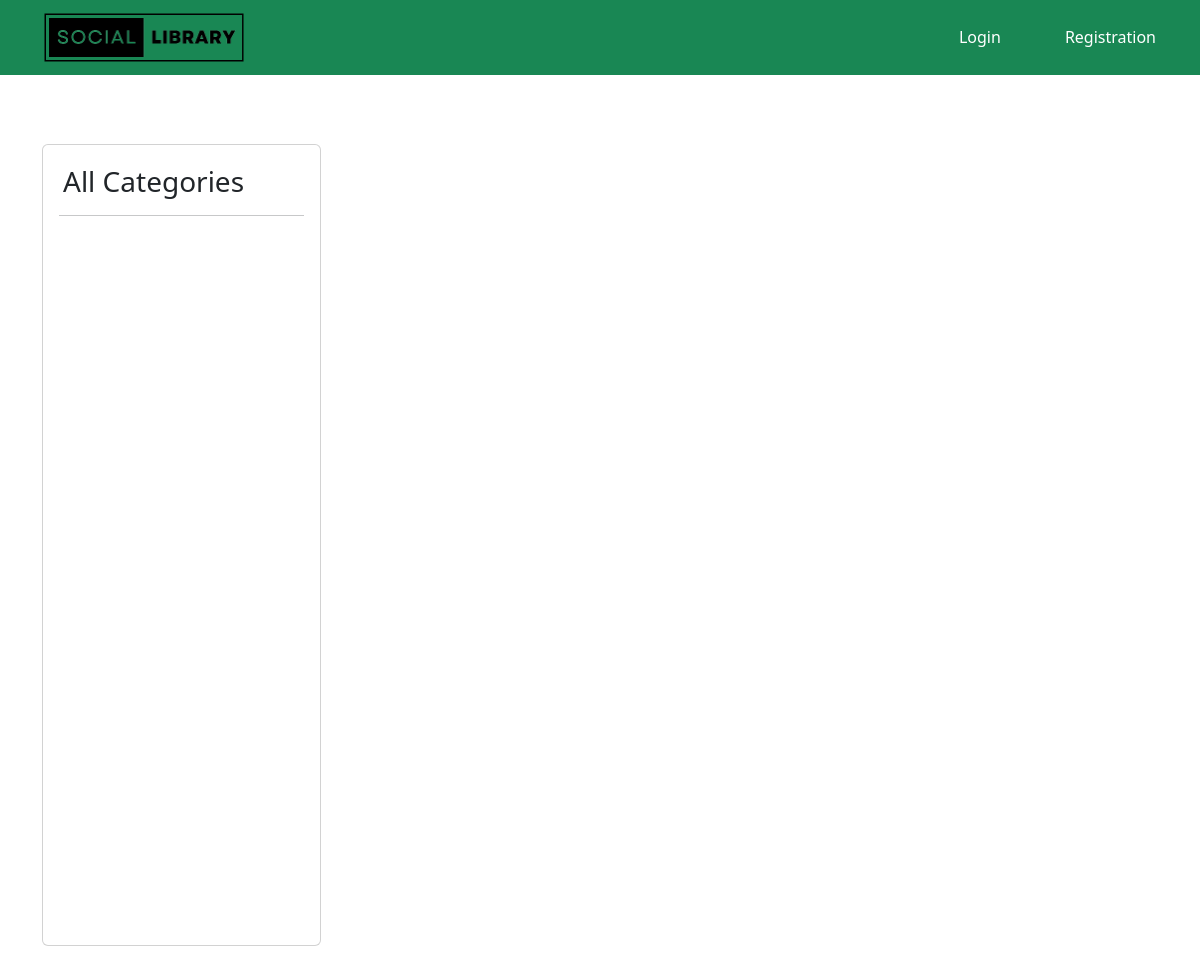
The page /view_category.php on the database as committed earlier.
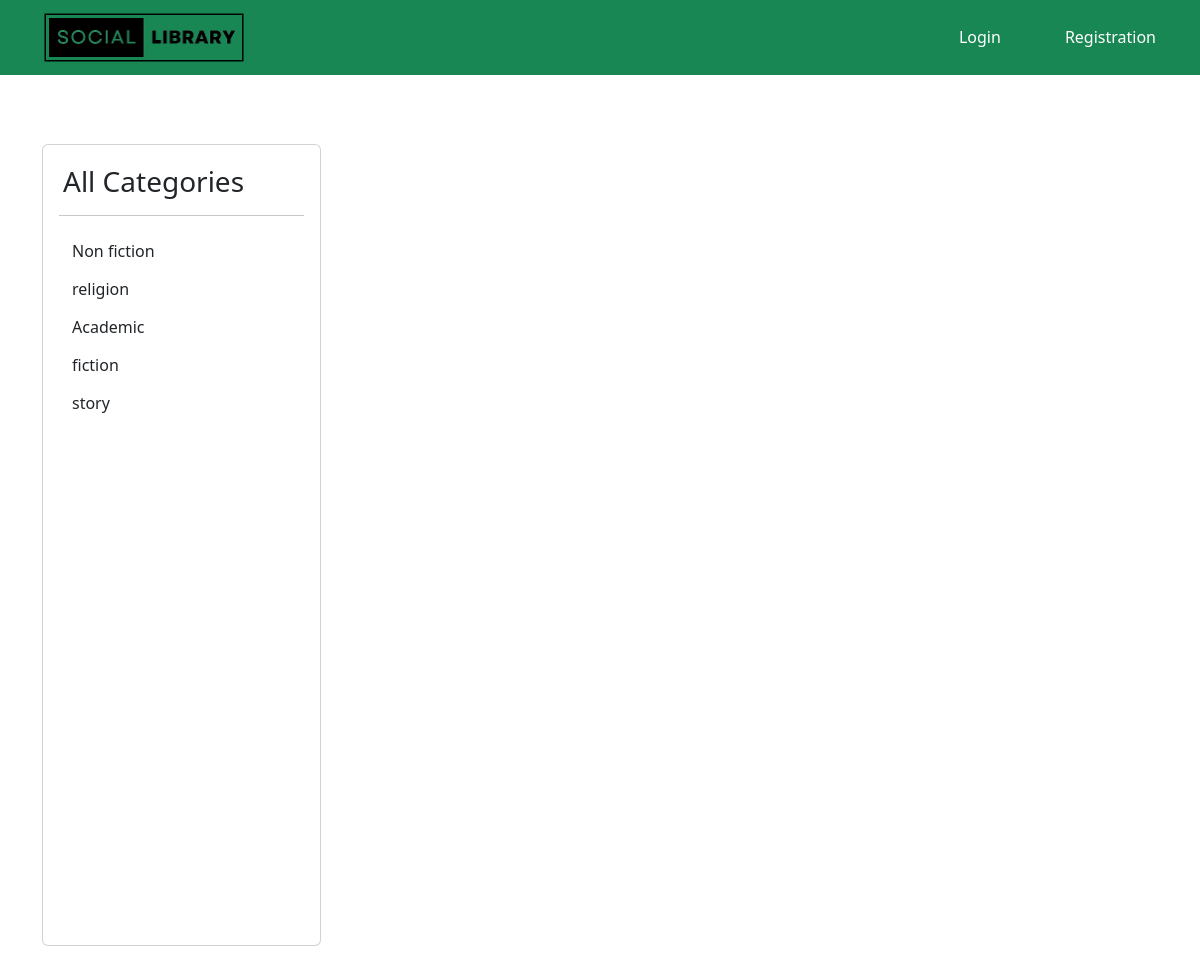
The same page on the database as committed later.
### tables this page shows
CREATE TABLE `categories` (
  `id` int(2) NOT NULL,
  `name` varchar(60) NOT NULL,
  `description` text NOT NULL,
  `image` varchar(128) NOT NULL,
  `created_at` timestamp NOT NULL DEFAULT current_timestamp()
);

### view_category.php (the view, shortened to what this page needs)
<?php
require 'connDB.php';
$query = "SELECT * FROM categories";
$result = $conn->query($query);
$cards = '';
if ($result->num_rows > 0) {
    while ($row = $result->fetch_assoc()) {
        $cards .= '<a href="view_category.php?id=' . $row['id'] . '" class="btn">' . $row['name'] . '</a><br>';
    }
}
?>
<!DOCTYPE html>
<html lang="en">
<head>
    <link rel="stylesheet" href="assets/css/bootstrap.min.css">
</head>
<body>
    <nav class="navbar navbar-expand-lg navbar-light bg-success fixed-top ">
        <div class="container-fluid">
            <a style="margin-left: 2rem;" class="navbar-brand" href="home.php">
                <img id="navbrand" src="assets/images/logo.png" alt="Logo">
            </a>
            <ul class="navbar-nav ms-auto mb-2 mb-lg-0">
                <?php if (isset($_SESSION['loggedin']) && $_SESSION['loggedin'] === true) : ?>
                    <li class="nav-item px-4">
                        <a class="nav-link active" href="profile.php">
                            <?php
                            if (isset($_SESSION['profilepic'])) {
                                $profilePic = $_SESSION['profilepic'];
                                echo '<img src="' . $profilePic . '" style="width: 40px; height: 40px;" class="img-fluid rounded-circle" alt="Profile Picture">';
                            } else {
                                echo '<svg xmlns="http://www.w3.org/2000/svg" width="20" height="20" fill="currentColor" class="bi bi-person-bounding-box" viewBox="0 0 16 16">
                                                <path d="M1.5 1a.5.5 0 0 0-.5.5v3a.5.5 0 0 1-1 0v-3A1.5 1.5 0 0 1 1.5 0h3a.5.5 0 0 1 0 1h-3zM11 .5a.5.5 0 0 1 .5-.5h3A1.5 1.5 0 0 1 16 1.5v3a.5.5 0 0 1-1 0v-3a.5.5 0 0 0-.5-.5h-3a.5.5 0 0 1-.5-.5zM.5 11a.5.5 0 0 1 .5.5v3a.5.5 0 0 0 .5.5h3a.5.5 0 0 1 0 1h-3A1.5 1.5 0 0 1 0 14.5v-3a.5.5 0 0 1 .5-.5zm15 0a.5.5 0 0 1 .5.5v3a1.5 1.5 0 0 1-1.5 1.5h-3a.5.5 0 0 1 0-1h3a.5.5 0 0 0 .5-.5v-3a.5.5 0 0 1 .5-.5z" />
                                                <path d="M3 14s-1 0-1-1 1-4 6-4 6 3 6 4-1 1-1 1H3zm8-9a3 3 0 1 1-6 0 3 3 0 0 1 6 0z" />
                                            </svg>';
                            }
                            ?>
                        </a>
                    </li>
                <?php else : ?>
                    <li class="nav-item px-4 ">
                        <a class="nav-link active text-white" href="login.php">Login</a>
                    </li>
                    <li class="nav-item px-4 ">
                        <a class="nav-link active text-white" href="register.php">Registration</a>
                    </li>
                <?php endif; ?>
            </ul>
        </div>
    </nav>
    <div class="container">
      <div class="row g-0 my-5">
        <div class="col-md-3 mt-5">
            <div class="card mt-5 ">
              <div class="card-body vh-100">
              <h3 class="m-1">All Categories</h3> <hr>
              <?php echo $cards; ?>
              </div>
            </div>
        </div>
        <div class="col-md-9 mt-5">
        </div>
      </div>
    </div>
</body>
</html>

Rows that differ between the two databases and show on the page:
added categories: name "Non fiction"
added categories: name "religion"
added categories: name "Academic"
added categories: name "fiction"
added categories: name "story"
